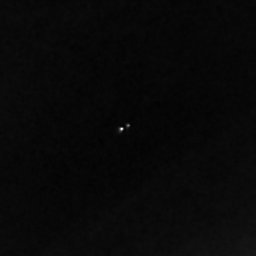
#> input picture v0/doublestar0.png, 256 x 256 px
$ python -i focus_hunt.py   (imports and definitions only)   (older library calls are emulated)
#> lines starting #> are read from the running program, lines starting #| are printed output that depends on the picture
#> further down, picture is the input picture: shape (256, 256, 3); min 0, max 255, mean 8.3
#!/usr/bin/env python3
"""Auto-hunt the optimal focus of the filtered Sun via full-resolution shots.

Target image: a bright disk with a sharp border on a dark background. The
in-focus position is the one that MAXIMIZES an edge-sharpness figure of merit
computed from an ACTUALLY CAPTURED image (not a live-view preview).

Figure of merit
---------------
On the grayscale of the captured frame we compute the image gradient (Sobel
derivatives wrt x and y) and its magnitude. We then find the TOP_N pixels with
the largest gradient magnitude and mark a pixel VALID iff it is among that
top set AND at least two of its 8-neighbours are also in the top set (this
rejects isolated hot pixels / noise spikes that are not part of a real edge).
The merit is the MINIMUM gradient magnitude over the valid pixels: a frame with
a higher value has a sharper, more consistently strong border and is preferred.

Assumptions / procedure
------------------------
* The lens starts already ROUGHLY FOCUSED (not at a hard stop), so the true
  peak is expected to be close on either side. We therefore begin with a
  modest step and probe both directions; the first probe just uses a nominal
  direction (negative) as a tie-break.
* Nikon `manualfocusdrive` is a RANGE *action*: each set drives the focus motor
  RELATIVELY by the given (signed) amount. There is no way to read back an
  absolute focus position, so we track our own software position counter `pos`
  (units = focus-drive steps relative to the starting position).
* Search = neighbour-probe hill-climb with step halving. Starting from a large
  step we keep stepping in the improving direction; when neither neighbour
  improves we halve the step and try again, down to MIN_STEP, then return to
  the best position found. This reproduces the "hunt, halve, settle at the
  finest step" behaviour and is self-correcting: because every decision is made
  on a freshly
  MEASURED sharpness, small position-tracking errors (e.g. a dropped move after
  a USB hiccup) do not accumulate into wrong decisions.

Robustness
----------
The original PoC kept a single camera handle and became non-deterministic after
the first exception. Here every camera operation is funnelled through a guard:
on ANY exception the camera is torn down and re-initialised, then the call is
retried (for idempotent ops: preview capture, config reads/writes) or skipped
(for focus drive, which is NOT re-issued to avoid an unknown double-move -- the
closed-loop hunt absorbs the at-most-one-chunk position error). A `finally`
block always restores control mode / live view and releases the camera.

Run with the python that has gphoto2 + OpenCV bound (the machine wired to the
camera), e.g.:
    python3 camera/focus_hunt.py
"""
from __future__ import annotations

import argparse
import base64
import os
import time
import sys

# Silence OpenCV's libtiff WARN chatter (null-padded EXIF ASCII tags, unknown
# Nikon EXIF tags) that floods the log when decoding camera TIFFs. This env var
# is read by OpenCV at import, so it MUST be set before `import cv2`; it is the
# reliable path on builds whose cv2 lacks setLogLevel (see the guarded call
# below, kept as belt-and-suspenders).
# [1 line not run here, left out]

import numpy as np
import cv2
import gphoto2 as gp

# tkinter is stdlib but can be missing (headless / minimal Python builds) and
# the actual Tk runtime may lack PNG support (< 8.6). We import it defensively;
# if anything is off the display simply falls back to saving PNGs (see _show).
try:
    import tkinter as tk
    _TK_IMPORT_ERROR = None
except Exception as e:  # pragma: no cover - depends on the host Python build
    tk = None
    _TK_IMPORT_ERROR = e

# Silence libtiff's benign per-frame chatter (null-padded EXIF ASCII tags and
# unknown Nikon EXIF tags) emitted by cv2.imdecode on camera TIFFs. Not present
# on older OpenCV builds, so guard it -- it is a nicety, not a requirement.
# [4 lines not run here, left out]

# ---- tunable parameters ---------------------------------------------------
INITIAL_STEP = 32       # first (coarse) focus step; halved down to MIN_STEP.
                        #  Modest because the lens starts already roughly
                        #  focused, so the peak is expected nearby
MIN_STEP = 4            # finest step; hunt ends after refining at this size
                        #  (not smaller than 4: the focus motor starts to fail
                        #   / no-op on sub-4-unit moves)
DRIVE_CHUNK = 100       # max focus units per single manualfocusdrive command
                        # (kept at the PoC's known-good magnitude; large moves
                        #  are split into several chunked commands)
MOVE_PAUSE = 0.15       # s between chunked drive commands
SETTLE_S = 0.35         # s to let optics settle after a move, before shooting
AVG_FRAMES = 1          # full-res shots averaged per measurement (>=1); each is
                        #  a real shutter actuation, so keep this small
NOISE_MARGIN = 1.005    # a candidate must beat the best by this factor to win
                        #  (guards against chasing measurement noise)
TOP_N = 300             # number of strongest-gradient pixels considered "edge"
BORDER_CROP = 8         # px cropped off each edge before the gradient metric
MAX_MOVES = 400         # hard safety cap on total focus moves
MAX_RETRY = 3           # camera-reset retries for idempotent operations
BACKLASH = 0            # extra units to take up mechanical slack on reversal
                        #  (0 = disabled; raise if reversals read soft)

# ---- 'radius' metric parameters -------------------------------------------
EXPECTED_RADIUS = 320   # px, expected solar-disk radius in the frame
RADIUS_KEEP = int(round(2 * 2 * np.pi * EXPECTED_RADIUS))  # ~4021 strongest
                        #  edge pixels kept for circle-fitting (a few * limb
                        #  circumference so the whole limb is represented)
CIRCUMCENTER_MAX_DIST = 500  # px, a triplet's circumcircle centre must lie
                        #  within this of the image centre to be valid
MIN_PAIR_DIST = 100     # px, every pair of a triplet's 3 points must be at
                        #  least this far apart (spreads points around the limb)
RADIUS_COS_MIN = 0.5    # min cosine between (point->circumcentre) and the
                        #  gradient-toward-higher-intensity (=> within ~60 deg;
                        #  the limb gradient must point inward, at the centre)
RADIUS_N_VALID = 1024   # valid triplets collected before scoring
RADIUS_TOP_SCORE = 128  # highest-score valids whose radii are averaged
RADIUS_SAMPLE_BATCH = 4096   # triplets evaluated per vectorised batch
DEFAULT_MAX_SAMPLES = 512 * 1024  # crash if this many samples fail to yield
                        #  RADIUS_N_VALID valid triplets (cmdline overridable)
COLLINEAR_EPS = 1e-6    # |2*signed-area| below this => collinear, reject early

# ---- auto-exposure (for the 'radius' metric) ------------------------------
CLIP_VALUE = 250        # a grayscale pixel at/above this counts as saturated
CLIP_ONSET_FRAC = 5e-4  # frame fraction saturated that marks "clipping began"
OVEREXPOSE_STOPS = 2.0  # default stops PAST onset to expose (~4x; the ~over=4
                        #  regime that made the radius metric focus-sensitive)
BASE_ISO = "100"        # ISO held during auto-exposure (base = least noise)

# ---- capture format -------------------------------------------------------
DEFAULT_IMAGE_QUALITY = "JPEG Fine"  # cv2.imdecode needs a JPEG/TIFF frame; a
                        #  NEF/raw only yields a small embedded PREVIEW to
                        #  cv2.imdecode, so the sharpness metrics would run on a
                        #  low-res, camera-processed image. JPEG Fine is full
                        #  resolution and decodes natively. Every focus-hunt
                        #  script leaves the camera on FINAL_IMAGE_QUALITY (raw)
                        #  when it is done -- ready to shoot the eclipse.
FINAL_IMAGE_QUALITY = "NEF (Raw)"  # camera is left shooting raw once we finish

WINDOW = "Focus Hunt (filtered Sun)"
PNG_DIR = "focus_hunt"  # only used if there is no display (headless fallback)
GUI_INIT_W = 800        # tkinter window initial width; frames are downscaled to
GUI_INIT_H = 600        #  fit the current window size (preserving aspect ratio)


def focus_merit(bgr: np.ndarray) -> float:
    """Edge-sharpness figure of merit (higher = sharper).

    Grayscale the frame, take the Sobel gradient (d/dx, d/dy) and its magnitude.
    Keep the TOP_N pixels with the strongest gradient. A pixel is VALID iff it is
    in that top set AND at least two of its 8-neighbours are also in the top set
    (isolated hot pixels / noise spikes therefore drop out). The merit is the
    MINIMUM gradient magnitude over the valid pixels -- the weakest link of the
    coherent strong-edge cluster, which rises as the border comes into focus.

    Returns 0.0 if no pixel survives the validity test (e.g. a blank frame).
    """
    if bgr.ndim == 3:
        gray = cv2.cvtColor(bgr, cv2.COLOR_BGR2GRAY).astype(np.float64)
    else:
        gray = bgr.astype(np.float64)
    c = BORDER_CROP
    if gray.shape[0] > 2 * c and gray.shape[1] > 2 * c:
        gray = gray[c:-c, c:-c]
#> gray: shape (240, 240) float64

    gx = cv2.Sobel(gray, cv2.CV_64F, 1, 0, ksize=3)
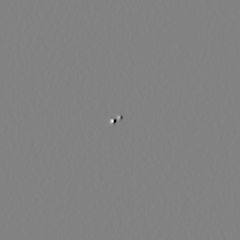
#> gx: shape (240, 240) float64; min -626, max 597, mean 0; drawn with min black and max white
    gy = cv2.Sobel(gray, cv2.CV_64F, 0, 1, ksize=3)
    mag = np.sqrt(gx * gx + gy * gy)

    flat = mag.ravel()
    if flat.size <= TOP_N:
        top_flat = np.ones(flat.size, dtype=bool)
    else:
        top_flat = np.zeros(flat.size, dtype=bool)
        top_flat[np.argpartition(flat, -TOP_N)[-TOP_N:]] = True
    top = top_flat.reshape(mag.shape)

    # Count how many of each pixel's 8 neighbours are also in the top set.
    kernel = np.array([[1, 1, 1],
                       [1, 0, 1],
                       [1, 1, 1]], dtype=np.float32)
    neigh = cv2.filter2D(top.astype(np.float32), -1, kernel,
                         borderType=cv2.BORDER_CONSTANT)
    valid = top & (neigh >= 2)
    if not valid.any():
        return 0.0
    return float(mag[valid].min())


# [226 lines left out: functions focus_merit_laplacian, focus_merit_radius, parse_shutter_seconds, _gp_error_code, set_final_image_quality, _fit_and_annotate, not called in this run]


class TkDisplay:
    """Minimal Tk image window driven from a procedural loop (no mainloop()).

    The focus hunt is a blocking procedural loop, so we cannot hand control to
    Tk's mainloop() during the run. Instead each show() rebuilds the frame as a
    PhotoImage and pumps pending Tk events with update(). The frame is encoded
    to PNG (via cv2) and handed to Tk as base64 -- this needs Tk >= 8.6 (PNG
    support) but avoids a Pillow dependency.

    The constructor raises RuntimeError if Tk is unavailable or there is no
    display, so the caller can fall back to headless PNG saving. Closing the
    window sets `closed` (it is NOT destroyed until destroy()/wait_close()), so
    a mid-hunt close cleanly flips the caller to the headless path.
    """

    # [17 lines left out: function __init__, not called in this run]

    def _on_resize(self, event) -> None:
        # track the live widget size so frames scale with the window
        self.view_w, self.view_h = max(1, event.width), max(1, event.height)

    def _on_close(self) -> None:
        self.closed = True  # do NOT destroy here; the driver reacts to the flag

    # [30 lines left out: functions show, wait_close, destroy, not called in this run]


class FocusCamera:
    """gphoto2 camera wrapper with self-healing (re-init on error) operations."""

    # [13 lines left out: function __init__, not called in this run]
                                     #  reset() re-arms it so focus drive keeps
                                     #  working after a re-init

    # -- lifecycle ---------------------------------------------------------
    def open(self) -> None:
        self._init_handle()

    # [726 lines left out: functions _init_handle, reset, _arm_liveview_quiet, close, _set_config, set_config_guarded and 17 more, not called in this run]


# [2 lines not run here, left out]

>>> import cv2
>>> picture = cv2.imread('../v0/doublestar0.png')
>>> result = focus_merit(picture)
#> result = 14
